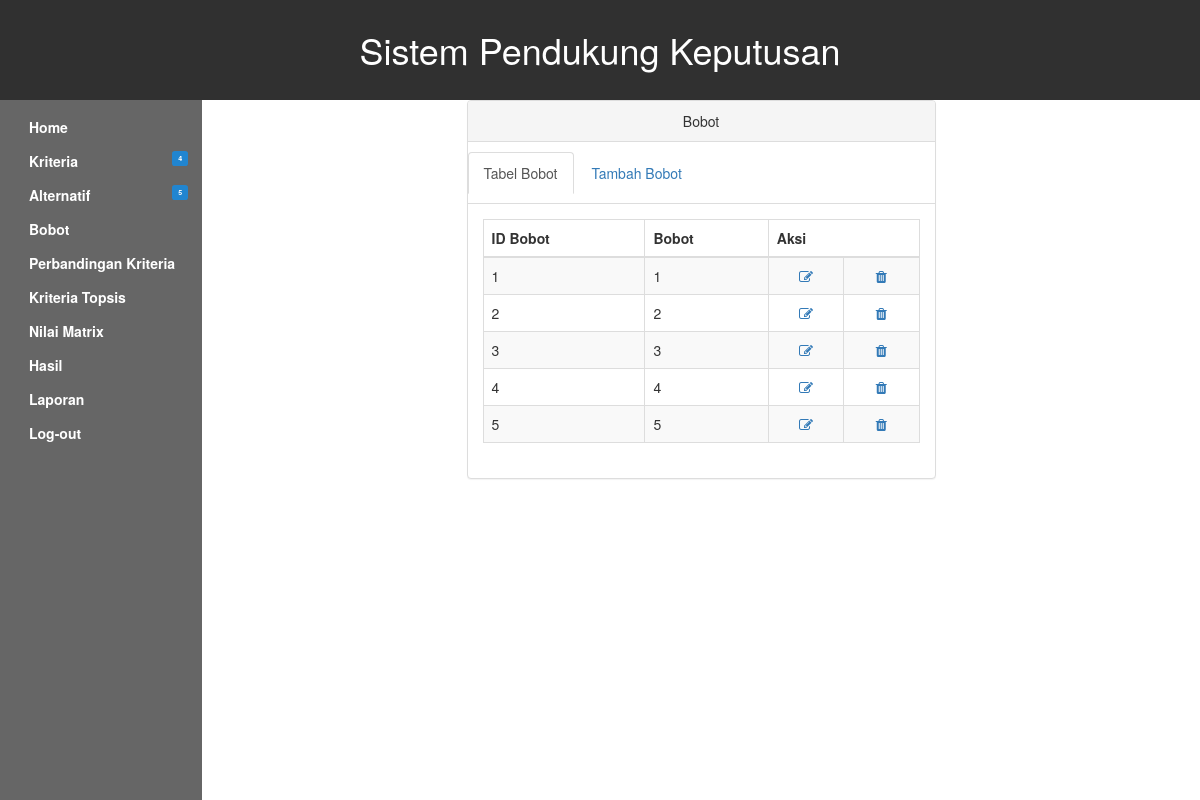
Page /poin.php on the committed database.
### tables this page shows
CREATE TABLE `tab_poin` (
  `id_poin` int(30) NOT NULL,
  `poin` varchar(30) NOT NULL
);

### poin.php (the view, shortened to what this page needs)
<?php
include('fungsi.php');
include('header.php');
?>
<!DOCTYPE html>
<html lang="en">
<head>
    <link href="tampilan/css/bootstrap.min.css" rel="stylesheet">
    <link href="tampilan/font-awesome/css/font-awesome.min.css" rel="stylesheet" type="text/css">
</head>
<body>
    <div class="container">
        <div class="row">
            <div class="col-lg-6 col-lg-offset-3">
                <div class="panel panel-default">
                    <div class="panel-heading text-center">
                        Bobot
                    </div>
                    <ul class="nav nav-tabs">
                        <li class="active">
                            <a href="poin.php" data-toggle="tab">Tabel Bobot</a>
                        </li>
                        <li>
                            <a href="pointambah.php" data-toggle="tab">Tambah Bobot</a>
                        </li>
                    </ul>
                    <div class="panel-body">
                        <div class="tab-content">
                            <div class="">
                                <table class="table table-striped table-bordered table-hover">
                                    <thead>
                                        <tr>
                                            <th>ID Bobot</th>
                                            <th>Bobot</th>
                                            <th colspan="2">Aksi</th>
                                        </tr>
                                    </thead>
                                    <tbody>
                                        <?php
                                        $sql = $koneksi->query('SELECT * FROM tab_poin');
                                        while ($row = $sql->fetch_array()) {
                                        ?>
                                            <tr>
                                                <td><?php echo $row[0] ?></td>
                                                <td><?php echo $row[1] ?></td>
                                                <td align="center"><a href="editpoin.php?id_poin=<?php echo $row['id_poin'] ?>"><i class="fa fa-edit fa-fw"></i> </td>
                                                <td align="center"><a href="hapuspoin.php?id_poin=<?php echo $row['id_poin'] ?>"><i class="fa fa-trash fa-fw"></i> </td>
                                            </tr>
                                        <?php } ?>
                                    </tbody>
                                </table>
                            </div>
                        </div>
                    </div>
                </div>
            </div>
        </div>
    </div>
</body>
</html>

### css/style.css (style rules this page uses)
html { display: -webkit-box;display: -ms-flexbox;display: flex; -webkit-box-orient: vertical; -webkit-box-direction: normal; -ms-flex-direction: column; flex-direction: column; }
body { display: -webkit-box; display: -ms-flexbox; display: flex; -webkit-box-orient: vertical; -webkit-box-direction: normal; -ms-flex-direction: column; flex-direction: column; min-height: 100vh; }
body { margin: 0; background: #fff; }
ul { list-style-type: none; padding: 10px 0 10px 15px; }

### rows in the picture
tab_poin: id_poin "1", poin "1"
tab_poin: id_poin "2", poin "2"
tab_poin: id_poin "3", poin "3"
tab_poin: id_poin "4", poin "4"
tab_poin: id_poin "5", poin "5"

### other values in the picture
getJumlahKriteria() "4"
getJumlahAlternatif() "5"
